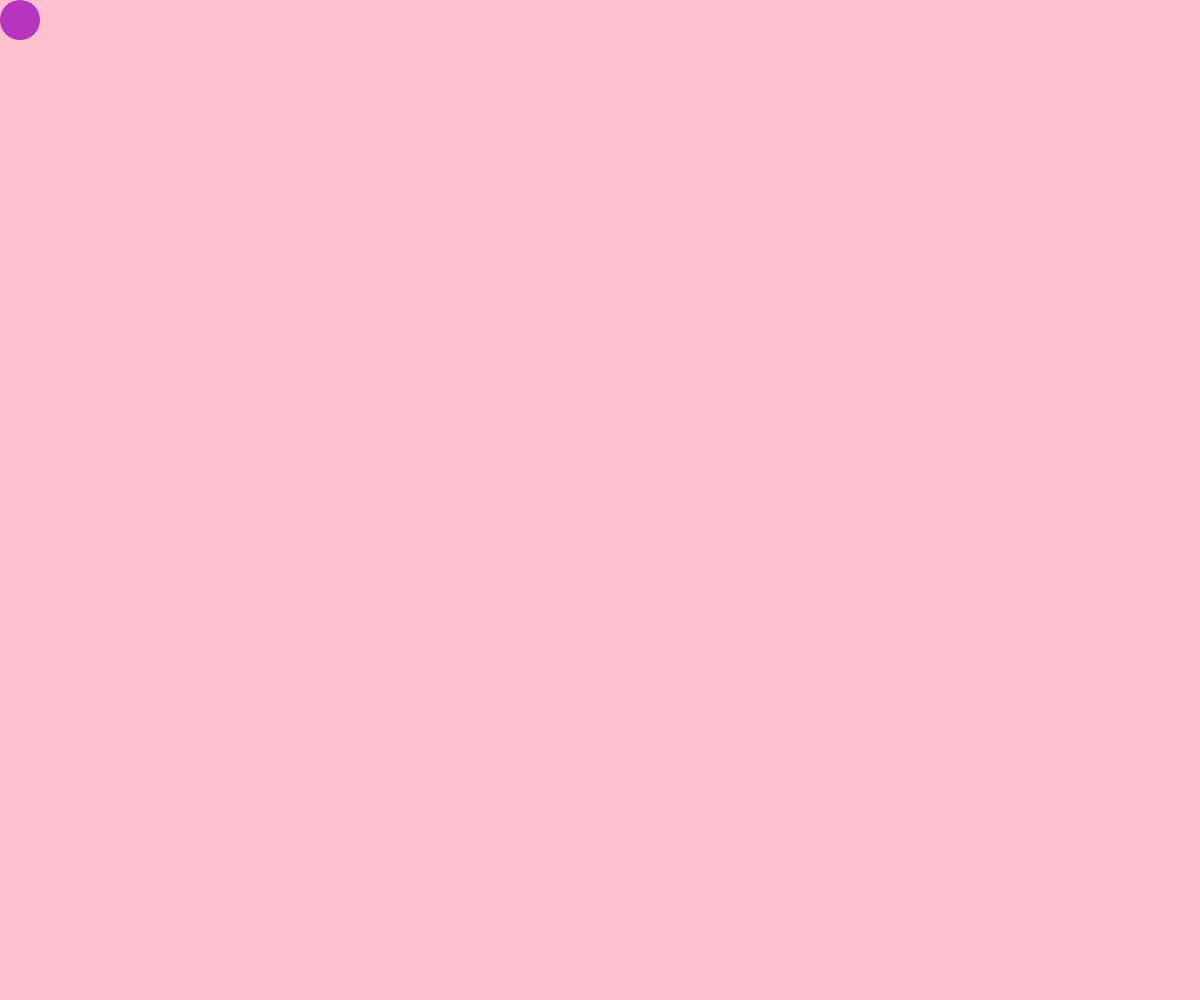
Frame 1 (no input)
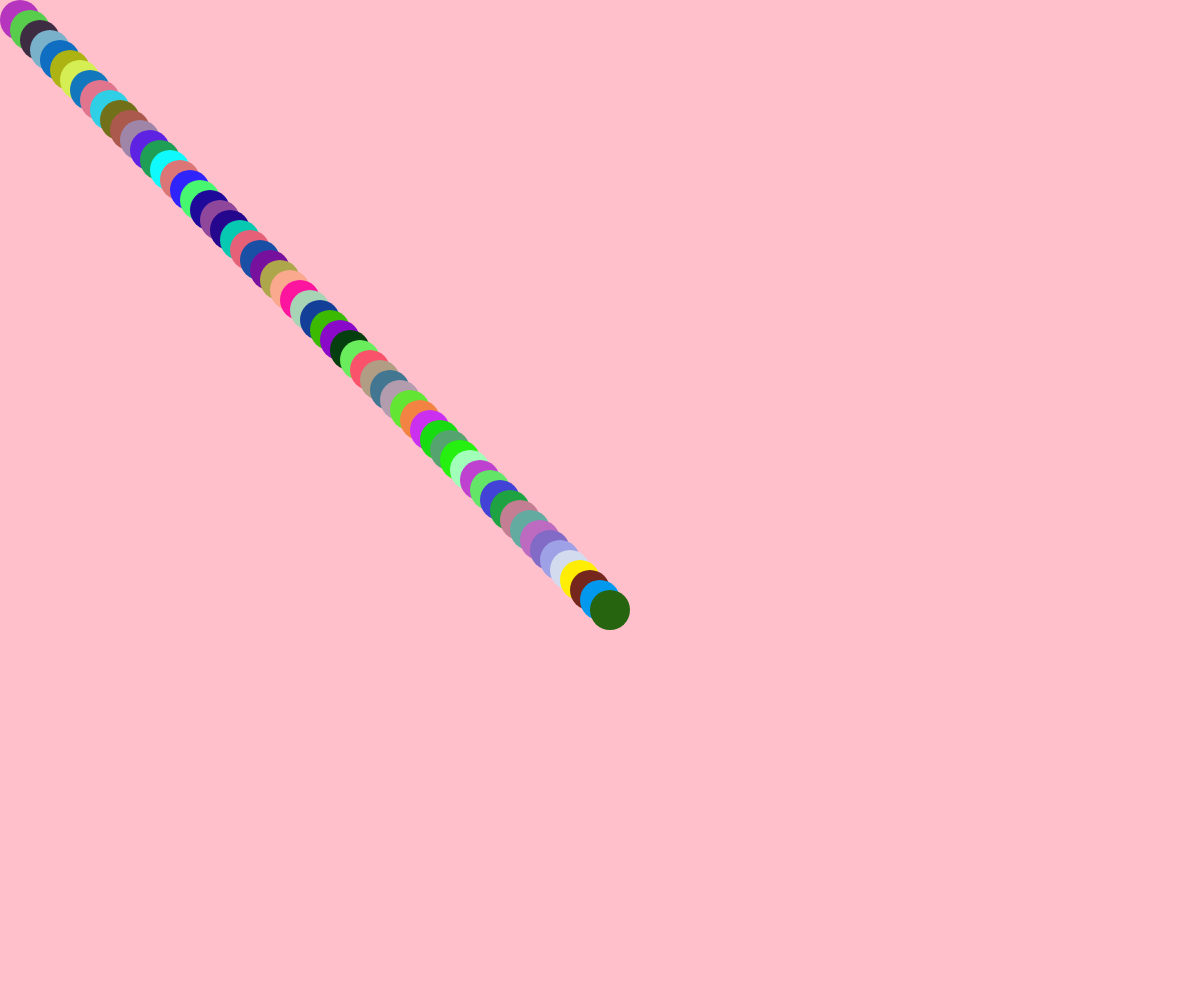
Frame 60 (no input)
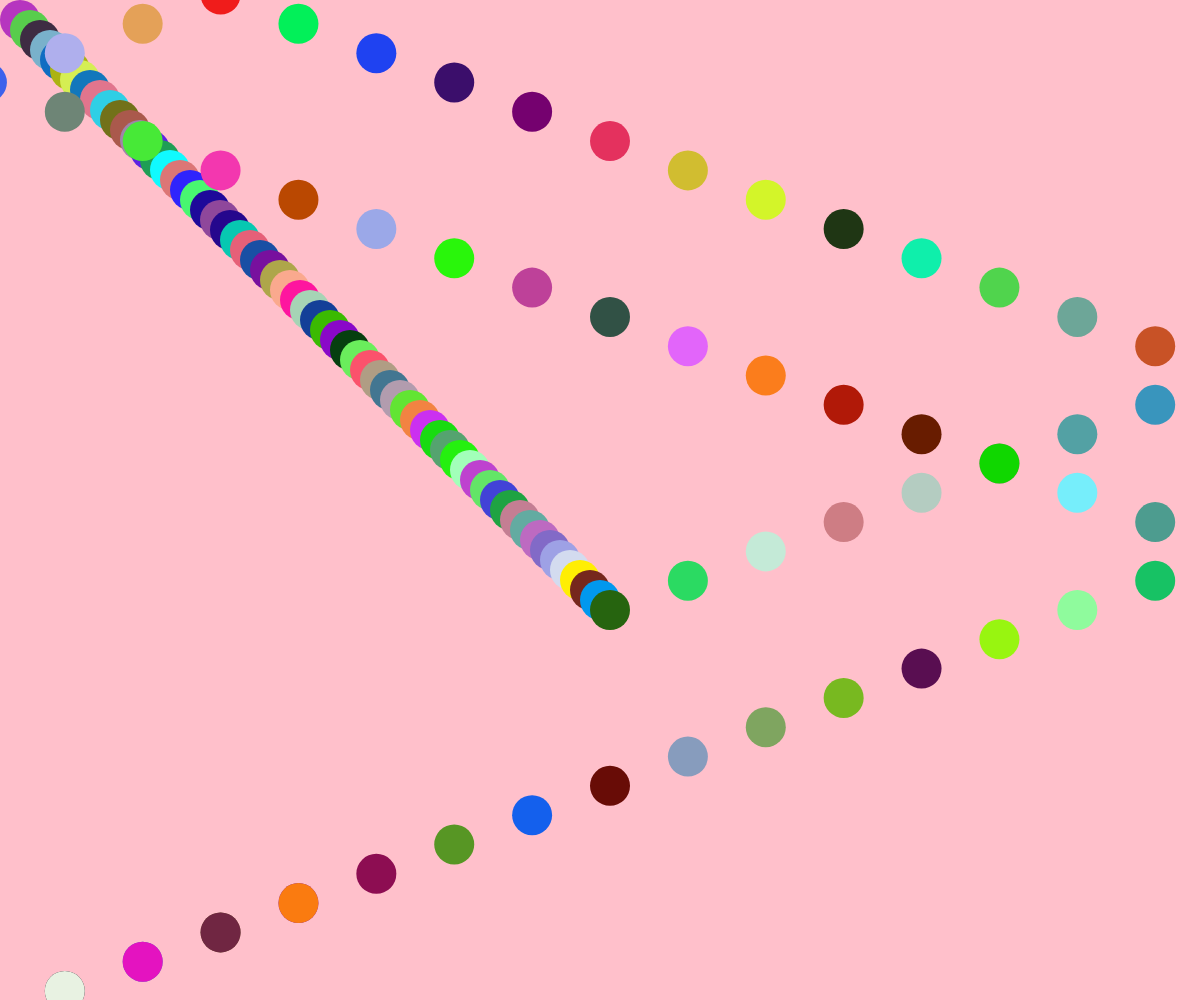
Frame 120 (the mouse pressed at the canvas centre since frame 60)

The p5.js sketch that drew these frames (run headless with seeded random() and noise() and a simulated clock; from frame 60 on, the mouse is pressed at the canvas centre):

// p5.js sketch
// ── sketch.js
// Setting variable 'ball' with subsequent perameters
let ball = {};
ball.width = 40;
ball.x = 10;
ball.y = 10;
ball.delta_x = 1;
ball.delta_y = 1;
ball.scale_x = 10;
ball.scale_y = 10;
// Creating the canvas
function setup() {
  createCanvas(windowWidth, windowHeight);
  background('pink');
}
// changed the size of canvas and the color of the background

function draw() {
  // 10 += 1*1;
  ball.x += ball.delta_x * ball.scale_x;
  // 10 += 1*1;
  ball.y += ball.delta_y * ball.scale_y;

  // Creating a statement if...then...
  // If ball.x or 10>= than width(of the canvas) and 10<=0
  // then ball.delta_x 1 = -1 * 1; -1 means that it
  // will change direction once it hits the edge of the canvas.
  // which means the ball is moving at a rate of on pixel on the x axis
  if (ball.x >= width || ball.x <= 0) {
    ball.delta_x = -1 * ball.delta_x;
  }
  // If ball.y 10>= than the height(of the canvas) and 10<=0
  // then ball.delta_y 1= -1 * 1;-1 means that it will
  // change directon once it hits a wall (edge of the canvas)
  // the ball is moving at a constant rate on the y axis
  if (ball.y >= height || ball.y <= 0) {
    ball.delta_y = -1 * ball.delta_y;
  }
  // creating a white circle for the ball
  //Changed the fill to be random
  fill(random(0, 255), random(0, 255), random(0, 255));
  noStroke();
  ellipse(ball.x, ball.y, ball.width, ball.width);
}
// mouse press function
function mousePressed() {
  // changes the location of the ball's x and y axis more drastically
  // after the mouse click
  // ball.scale_x = map(mouseX, 0, width, 0.5, 10);
  // ball.scale_y = map(mouseY, 0, height, 0.5, 10);

  ball.scale_x = -ball.scale_x + random(-99, 99)
  ball.scale_y = -ball.scale_y + random(-99, 99)
  // changed what happen when the mouse button is clicked
}
